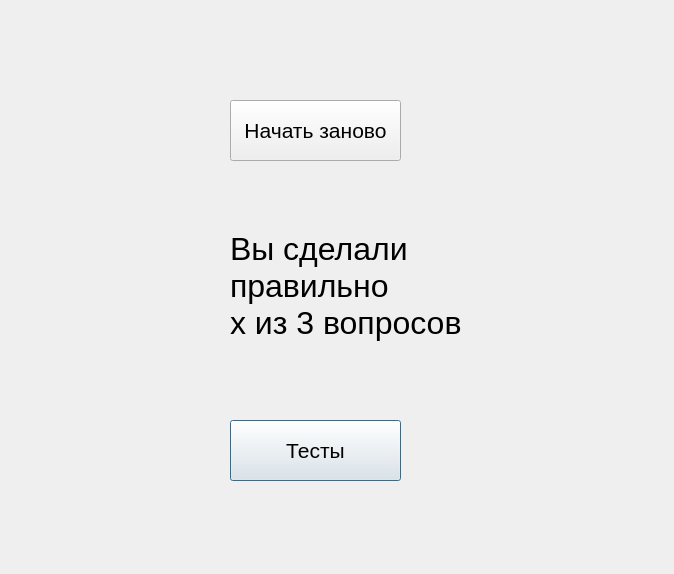
<?xml version="1.0" encoding="UTF-8"?>
<ui version="4.0">
 <class>Dialog</class>
 <widget class="QDialog" name="Dialog">
  <property name="geometry">
   <rect>
    <x>0</x>
    <y>0</y>
    <width>674</width>
    <height>574</height>
   </rect>
  </property>
  <property name="windowTitle">
   <string>Dialog</string>
  </property>
  <widget class="QPushButton" name="pushButton_2">
   <property name="geometry">
    <rect>
     <x>230</x>
     <y>420</y>
     <width>171</width>
     <height>61</height>
    </rect>
   </property>
   <property name="font">
    <font>
     <pointsize>16</pointsize>
    </font>
   </property>
   <property name="text">
    <string>Тесты</string>
   </property>
  </widget>
  <widget class="QLabel" name="label">
   <property name="geometry">
    <rect>
     <x>230</x>
     <y>170</y>
     <width>241</width>
     <height>231</height>
    </rect>
   </property>
   <property name="font">
    <font>
     <pointsize>24</pointsize>
    </font>
   </property>
   <property name="text">
    <string>Вы сделали
правильно
x из 3 вопросов</string>
   </property>
  </widget>
  <widget class="QPushButton" name="pushButton">
   <property name="geometry">
    <rect>
     <x>230</x>
     <y>100</y>
     <width>171</width>
     <height>61</height>
    </rect>
   </property>
   <property name="font">
    <font>
     <pointsize>16</pointsize>
    </font>
   </property>
   <property name="text">
    <string>Начать заново</string>
   </property>
  </widget>
 </widget>
 <resources/>
 <connections/>
</ui>
